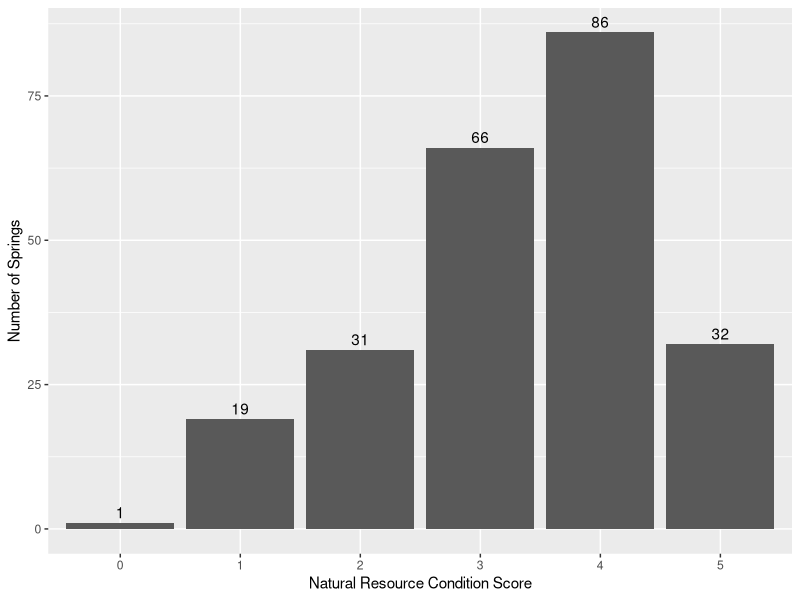
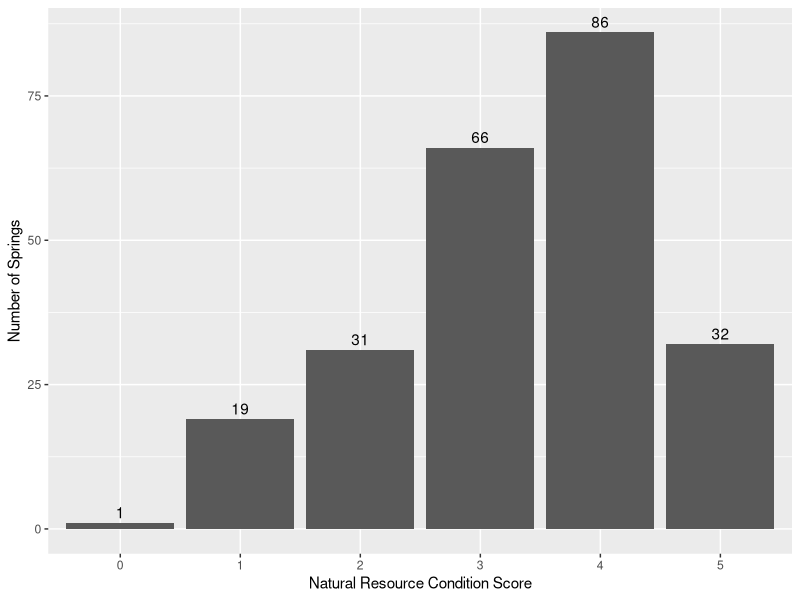
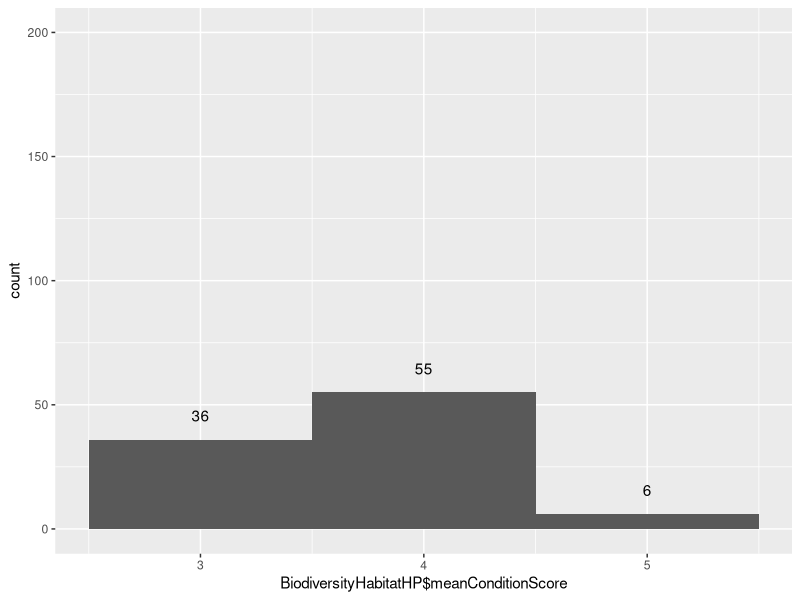
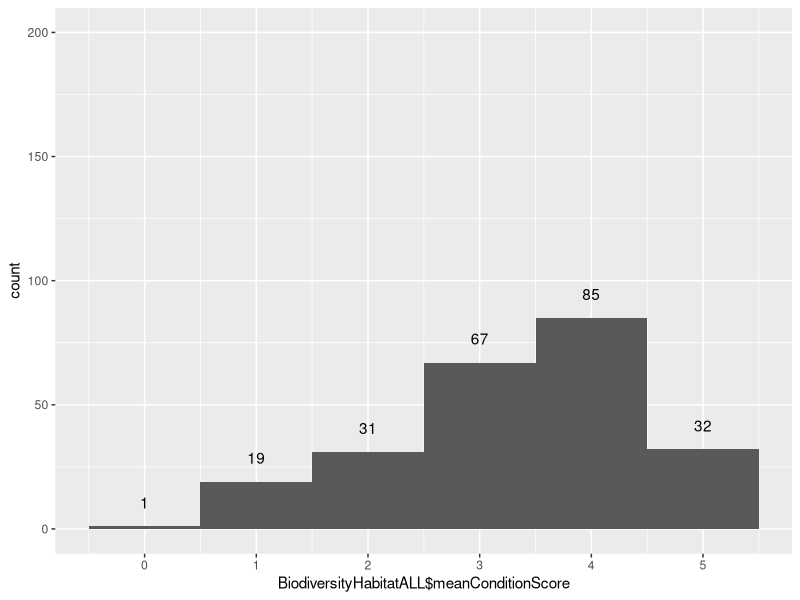
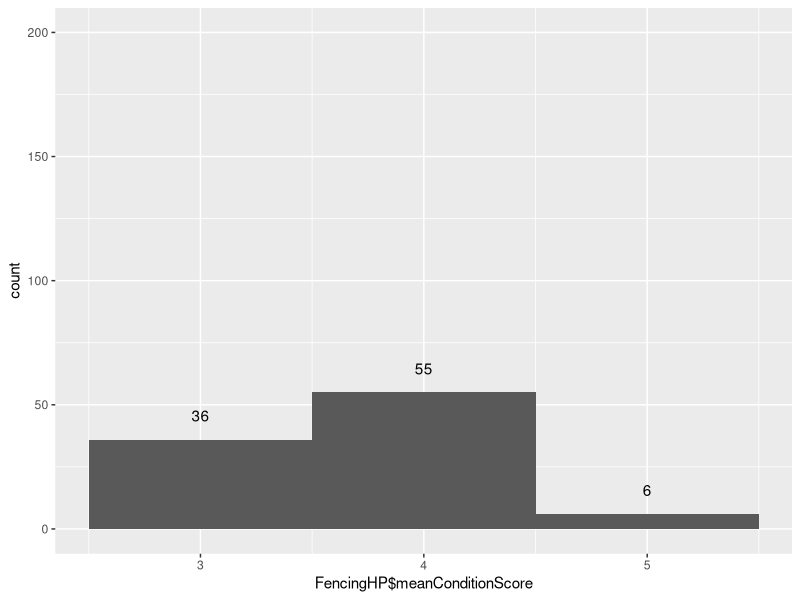
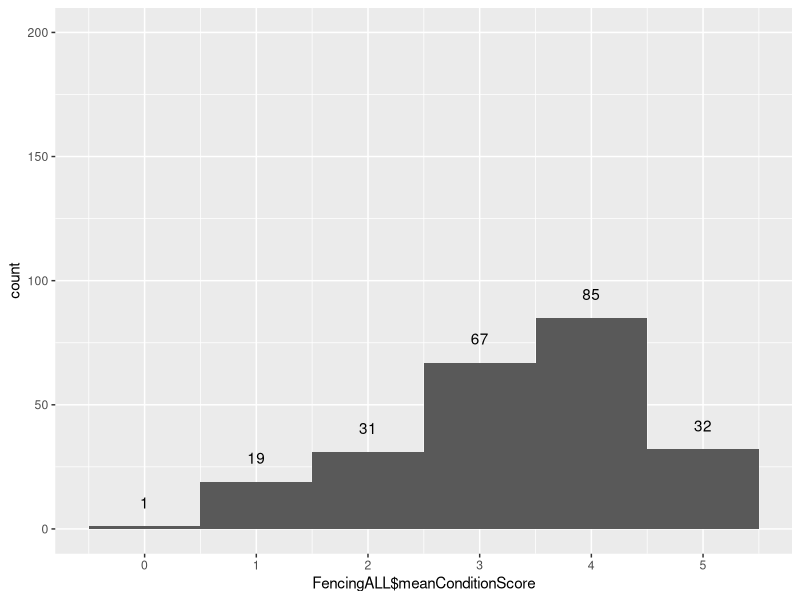
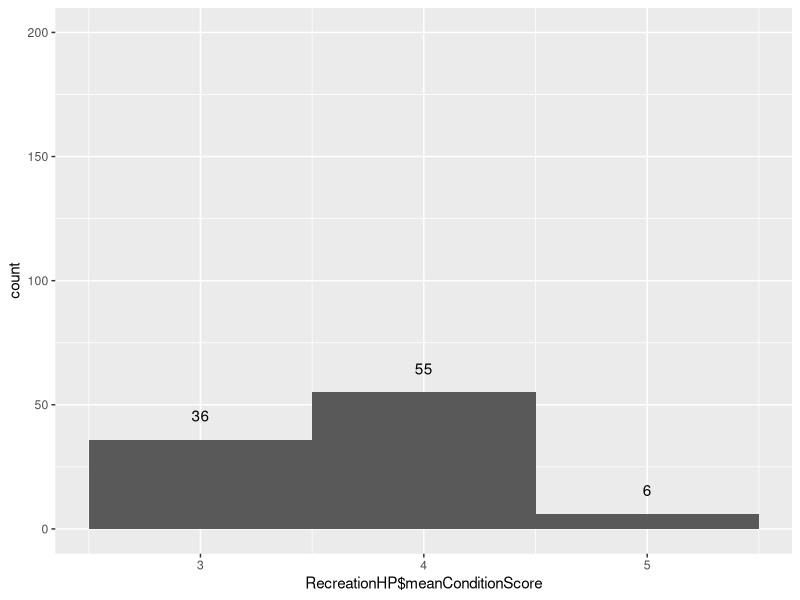
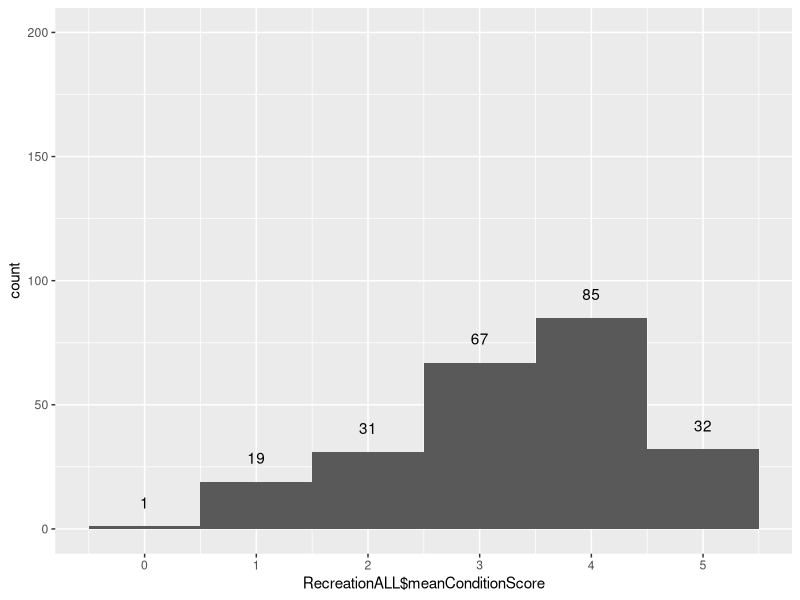

R code for these plots, in order:
## ---- chunk 1
knitr::opts_chunk$set(echo = TRUE)
## ---- chunk 2
library(readr)
JeriOriginalDataBase <- read_csv("JeriOriginalDataBase.csv")
#View(JeriOriginalDataBase)


dim(JeriOriginalDataBase)
## ---- chunk 3
#install.packages("dplyr")

library(dplyr)


library(tidyverse)
library(magrittr)

HighPriotity <- JeriOriginalDataBase %>% filter(meanConditionScore>=3&meanConditionScore<=5 & FHI_humanImpactRiskScore>=2 & FHI_humanImpactRiskScore<=4) %>% drop_na(HAB_quality,FHI_fencing,FHI_recreation,AC_culturalSignificance,FHI_flowRegulation, AQ_persistence)


## ---- chunk 4
DataManagment <- select(HighPriotity, siteid:seapscore_id,HAB_quality,FHI_fencing,FHI_recreation,AC_culturalSignificance,FHI_flowRegulation, AQ_persistence,FHI_humanImpactRiskScore,meanConditionScore)

DataManagmentRisk <- select(HighPriotity, siteid:seapscore_id,HAB_quality,HAB_qualityRisk,FHI_fencing,FHI_fencingRisk,FHI_recreation,FHI_recreationRisk,AC_culturalSignificance,AC_culturalSignificanceRisk,FHI_flowRegulation,FHI_flowRegulationRisk,AQ_persistence,AQ_persistenceRisk,FHI_humanImpactRiskScore,meanConditionScore) %>% drop_na(HAB_quality,HAB_qualityRisk,FHI_fencing,FHI_fencingRisk,FHI_recreation,FHI_recreationRisk,AC_culturalSignificance,AC_culturalSignificanceRisk,FHI_flowRegulation,FHI_flowRegulationRisk,AQ_persistence,AQ_persistenceRisk,FHI_humanImpactRiskScore)

## ---- chunk 5
DataNoManagment <- select(JeriOriginalDataBase, siteid:seapscore_id,HAB_quality,FHI_fencing,FHI_recreation,AC_culturalSignificance,FHI_flowRegulation, AQ_persistence,meanConditionScore, meanConditionRiskScore,FHI_humanImpactRiskScore) %>% drop_na(HAB_quality,FHI_fencing,FHI_recreation,AC_culturalSignificance,FHI_flowRegulation, AQ_persistence)



meanscore <- round(DataNoManagment$meanConditionScore, digits=0)

meandf <- as.data.frame(table(meanscore))


view(meandf)

#meanscore1 <- ggplot(meandf, aes(x=meandf$meanscore, y= meandf$Freq)) + geom_bar(stat = "identity")+ geom_text(aes(label = Freq), vjust = -0.4) + xlab("Natural Resource Condition Score") + ylab("Number of Springs")
#pdf("meanscore1.pdf")
#meanscore1 
#dev.off()

meanscore <- ggplot(meandf, aes(x=meandf$meanscore, y= meandf$Freq)) + geom_bar(stat = "identity")+ geom_text(aes(label = Freq), vjust = -0.4) + xlab("Natural Resource Condition Score") + ylab("Number of Springs")

meanscore

print(meanscore)

#ggplot(meandf, aes(x=meanscore))+ geom_bar(col = "lightblue") + stat_bin(binwidth=1) + ylim(c(0, 200)) + xlim(c(0,6)) +stat_bin(binwidth=1, geom="text", aes(label=..count..), vjust=-1.5) + xlab("Natural Resource Condition Score") + ylab("Number of Springs") + scale_x_continuous(breaks = 0:6)

## ---- chunk 6
dim(DataNoManagment)
## ---- chunk 7

#NaturalResourceScoreforALL <- ggplot(DataNoManagment, aes(x=DataNoManagment$meanConditionScore)) + geom_histogram(col = "lightblue") + stat_bin(binwidth=1) + ylim(c(0, 200)) + xlim(c(0,6)) +stat_bin(binwidth=1, geom="text", aes(label=..count..), vjust=-1.5) + xlab("Natural Resource Condition Score") + ylab("Number of Springs")

#pdf("NaturalResourceScoreforALL.pdf")

#NaturalResourceScoreforALL

#dev.off()

#print(NaturalResourceScoreforALL)


#ggplot(HighPriotity, aes(x=HighPriotity$meanConditionScore)) + geom_histogram() +  stat_bin(binwidth=1) + ylim(c(0, 200)) + stat_bin(binwidth=1, geom="text", aes(label=..count..), vjust=-1.5) + scale_x_continuous(breaks=0:6)


#ggplot(DataManagment, aes(x=DataManagment$HAB_quality)) + geom_histogram() + stat_bin(binwidth=1) + ylim(c(0, 200)) + stat_bin(binwidth=1, geom="text", aes(label=..count..), vjust=-1.5) + scale_x_continuous(breaks=0:6)


scatter <- ggplot(DataNoManagment , aes(x=meanConditionScore, y=FHI_humanImpactRiskScore)) + geom_point() + xlab("Natural Resource Condition Score") + xlim(0,6) + ylab("Human Impacts Risk Score") + ylim(0,6)


pdf("scatter.pdf")

scatter

dev.off()


## ---- chunk 8
BiodiversityHabitatHP <- select(HighPriotity, siteid:seapscore_id,HAB_quality,FHI_humanImpactRiskScore,meanConditionScore)

ggplot(BiodiversityHabitatHP, aes(x=BiodiversityHabitatHP$meanConditionScore)) + geom_histogram() + 
    stat_bin(binwidth=1) + ylim(c(0, 200)) + stat_bin(binwidth=1, geom="text", aes(label=..count..), vjust=-1.5) + scale_x_continuous(breaks=0:6)

BiodiversityHabitatALL <- select(DataNoManagment, siteid:seapscore_id,HAB_quality,FHI_humanImpactRiskScore,meanConditionScore) 

ggplot(BiodiversityHabitatALL, aes(x=BiodiversityHabitatALL$meanConditionScore)) + geom_histogram() + 
    stat_bin(binwidth=1) + ylim(c(0, 200)) + stat_bin(binwidth=1, geom="text", aes(label=..count..), vjust=-1.5) + scale_x_continuous(breaks=0:6)



FencingHP <- select(HighPriotity, siteid:seapscore_id,FHI_fencing,FHI_humanImpactRiskScore,meanConditionScore) 

ggplot(FencingHP, aes(x=FencingHP$meanConditionScore)) + geom_histogram() + 
    stat_bin(binwidth=1) + ylim(c(0, 200)) + stat_bin(binwidth=1, geom="text", aes(label=..count..), vjust=-1.5) + scale_x_continuous(breaks=0:6)

FencingALL <- select(DataNoManagment, siteid:seapscore_id,FHI_fencing,FHI_humanImpactRiskScore,meanConditionScore) 

ggplot(FencingALL, aes(x=FencingALL$meanConditionScore)) + geom_histogram() + 
    stat_bin(binwidth=1) + ylim(c(0, 200)) + stat_bin(binwidth=1, geom="text", aes(label=..count..), vjust=-1.5) + scale_x_continuous(breaks=0:6)


RecreationHP <- select(HighPriotity, siteid:seapscore_id,FHI_recreation,FHI_humanImpactRiskScore,meanConditionScore)

ggplot(RecreationHP, aes(x=RecreationHP$meanConditionScore)) + geom_histogram() + 
    stat_bin(binwidth=1) + ylim(c(0, 200)) + stat_bin(binwidth=1, geom="text", aes(label=..count..), vjust=-1.5) + scale_x_continuous(breaks=0:6)

RecreationALL <- select(DataNoManagment, siteid:seapscore_id,FHI_recreation,FHI_humanImpactRiskScore,meanConditionScore)

ggplot(RecreationALL, aes(x=RecreationALL$meanConditionScore)) + geom_histogram() + 
    stat_bin(binwidth=1) + ylim(c(0, 200)) + stat_bin(binwidth=1, geom="text", aes(label=..count..), vjust=-1.5) + scale_x_continuous(breaks=0:6)


CulturalHP <- select(HighPriotity, siteid:seapscore_id,AC_culturalSignificance ,FHI_humanImpactRiskScore,meanConditionScore)

ggplot(CulturalHP, aes(x=CulturalHP$meanConditionScore)) + geom_histogram() + 
    stat_bin(binwidth=1) + ylim(c(0, 200)) + stat_bin(binwidth=1, geom="text", aes(label=..count..), vjust=-1.5) + scale_x_continuous(breaks=0:6)


CulturalALL <- select(DataNoManagment, siteid:seapscore_id,AC_culturalSignificance ,FHI_humanImpactRiskScore,meanConditionScore)

ggplot(CulturalALL, aes(x=CulturalALL$meanConditionScore)) + geom_histogram() + 
    stat_bin(binwidth=1) + ylim(c(0, 200)) + stat_bin(binwidth=1, geom="text", aes(label=..count..), vjust=-1.5) + scale_x_continuous(breaks=0:6)


MunicipalHP <-select(HighPriotity, siteid:seapscore_id,FHI_flowRegulation,FHI_humanImpactRiskScore,meanConditionScore) 

ggplot(MunicipalHP, aes(x=MunicipalHP$meanConditionScore)) + geom_histogram() + 
    stat_bin(binwidth=1) + ylim(c(0, 200)) + stat_bin(binwidth=1, geom="text", aes(label=..count..), vjust=-1.5) + scale_x_continuous(breaks=0:6)

MunicipalALL <-select(DataNoManagment, siteid:seapscore_id,FHI_flowRegulation,FHI_humanImpactRiskScore,meanConditionScore) 

ggplot(MunicipalALL, aes(x=MunicipalALL$meanConditionScore)) + geom_histogram() + 
    stat_bin(binwidth=1) + ylim(c(0, 200)) + stat_bin(binwidth=1, geom="text", aes(label=..count..), vjust=-1.5) + scale_x_continuous(breaks=0:6)

FlowHP <- select(HighPriotity, siteid:seapscore_id,AQ_persistence,FHI_humanImpactRiskScore,meanConditionScore) 

ggplot(FlowHP, aes(x=FlowHP$meanConditionScore)) + geom_histogram() + 
    stat_bin(binwidth=1) + ylim(c(0, 200)) + stat_bin(binwidth=1, geom="text", aes(label=..count..), vjust=-1.5) + scale_x_continuous(breaks=0:6)

FlowALL <- select(DataNoManagment, siteid:seapscore_id,AQ_persistence,FHI_humanImpactRiskScore,meanConditionScore) 

ggplot(FlowALL, aes(x=FlowALL$meanConditionScore)) + geom_histogram() + 
    stat_bin(binwidth=1) + ylim(c(0, 200)) + stat_bin(binwidth=1, geom="text", aes(label=..count..), vjust=-1.5) + scale_x_continuous(breaks=0:6)


                         
## ---- chunk 9
write.csv(FencingHP, "FencingHP.csv")
write.csv(BiodiversityHabitatHP, "BiodiversityHabitatHP.csv")
write.csv(RecreationHP, "RecreationHP.csv")
write.csv(CulturalHP, "culturalHP.csv")
write.csv(MunicipalHP, "MunicipalHP.csv")
write.csv(FlowHP, "FlowHP.csv")
## ---- chunk 10
write.csv(FencingALL, "FencingALL.csv")
write.csv(BiodiversityHabitatALL, "BiodiversityHabitatALL.csv")
write.csv(RecreationALL, "RecreationALL.csv")
write.csv(CulturalALL, "culturalALL.csv")
write.csv(MunicipalALL, "MunicipalALL.csv")
write.csv(FlowALL, "FlowALL.csv")
## ---- chunk 11
view(BiodiversityHabitatALL)

